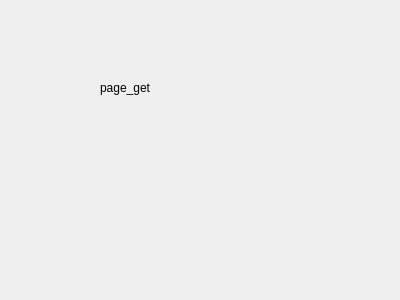
<?xml version="1.0" encoding="UTF-8"?>
<ui version="4.0">
 <class>PageGet</class>
 <widget class="QWidget" name="PageGet">
  <property name="geometry">
   <rect>
    <x>0</x>
    <y>0</y>
    <width>400</width>
    <height>300</height>
   </rect>
  </property>
  <property name="windowTitle">
   <string>PageGet</string>
  </property>
  <widget class="QLabel" name="label">
   <property name="geometry">
    <rect>
     <x>100</x>
     <y>80</y>
     <width>58</width>
     <height>16</height>
    </rect>
   </property>
   <property name="text">
    <string>page_get</string>
   </property>
  </widget>
 </widget>
 <resources/>
 <connections/>
</ui>
